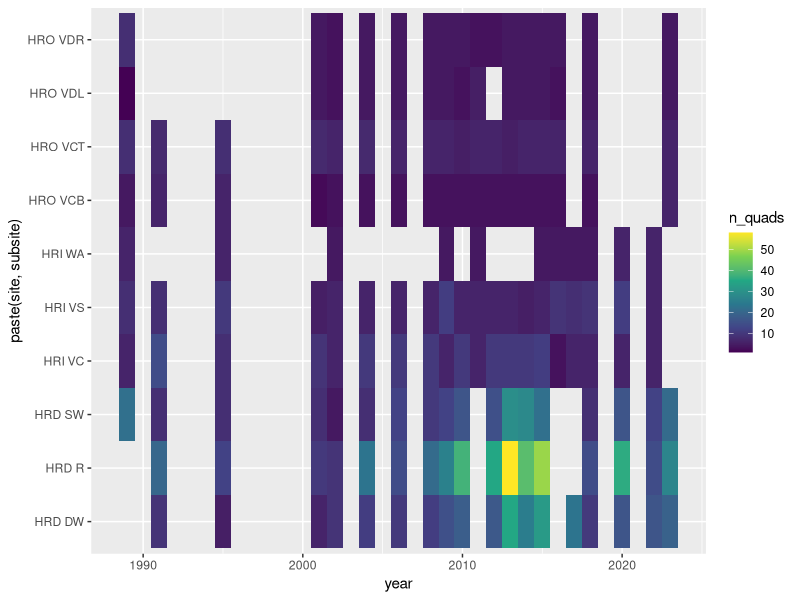
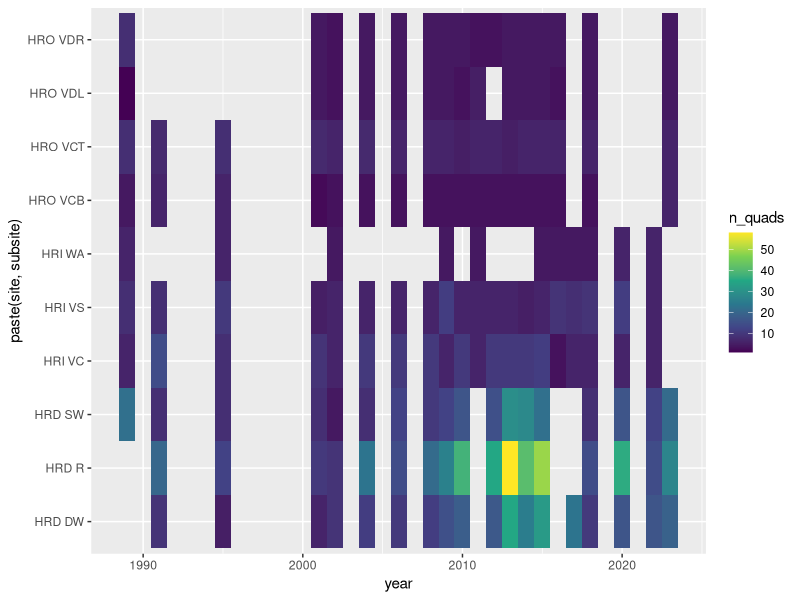
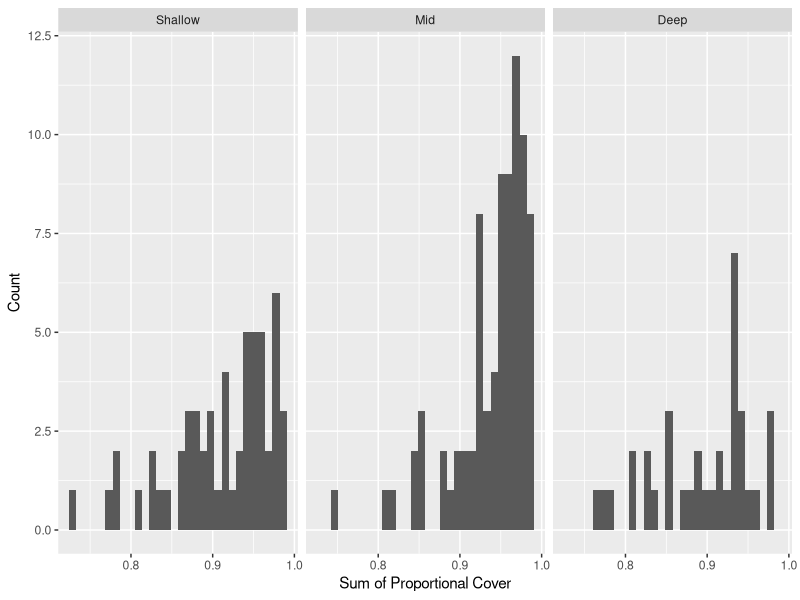
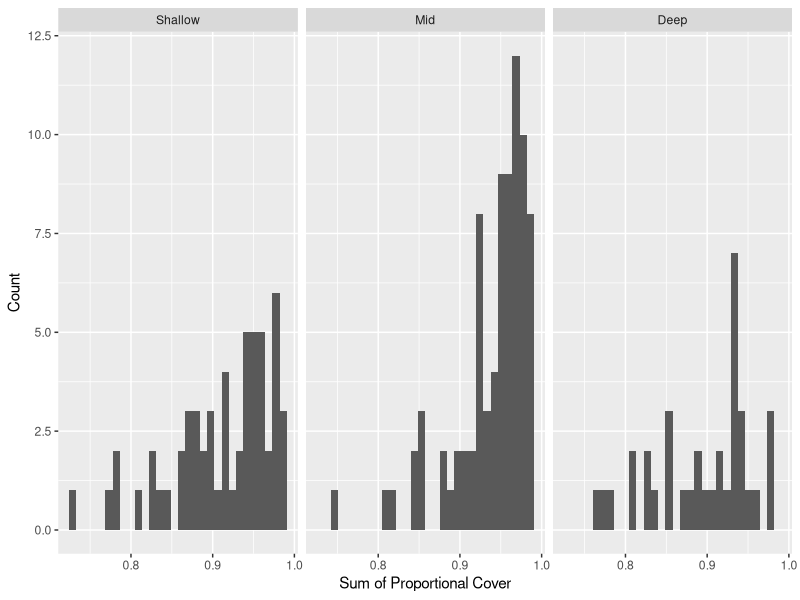

R code for these plots, in order:
#' ---------------------------------------------
#' Generate % Cover data from classification
#' masks done by the segmentation model
#' ---------------------------------------------

library(dplyr)
library(readr)
library(purrr)
library(glue)
library(tidyr)
library(ggplot2)

# classification data
cover_data <- read_csv("data/Photos_to_be_Annotated_predictions_20251023.csv") |>
  rename(image = Image) |>
  separate_wider_delim(image, "/",
                       names = c("site",
                                 "year",
                                 "depth", 
                                 "folder",
                                 "image_name"),
                       cols_remove = FALSE) |>
  select(-folder, -image_name) |>
  mutate(depth = gsub(" .*", "", depth),#trim site name from some
         year = gsub(" .*", "", year),
         site = gsub(" ", "", site)) 
  
# new data for annotations we already did
annotated_cover_data <- read_csv("data/Annotated_photos_predictions_20251023.csv") |>
  rename(image = Image) |>
  mutate(image = gsub("-", "/", image),
         image = gsub("_", "/", image)) |>
  separate_wider_delim(image, "/",
                       names = c("year",
                                 "site",
                                 "depth", 
                                 "image_name"),
                       too_few = "debug",
                       too_many = "merge", # some subsites and image names were split
                       cols_remove = FALSE) |>
  # For some, depths got weird
  mutate(depth = ifelse(grepl("HRDeepP", depth), "Deep", depth)) |>
  mutate(depth = gsub("HRD", "Deep", depth))|> #filename snafu
  #ok, fixed
  select(-c(image_name, image_ok, image_pieces, image_remainder)) |>
  mutate(site = ifelse(site %in% c("DW", "LR", "LRB", "DWB", "DWT", "LRT"),
                   "HRD",
                   site))

all_cover_data <- bind_rows(cover_data, annotated_cover_data) |>
  mutate(image_name = gsub(".*/", "", image)) |>
  mutate(year = as.numeric(year))

##
# write manifest so we have it
##
all_cover_data |>
  group_by(image) |>
  slice(1L) |>
  select(site, year, depth, image) |>
  write_csv("data/manifest_unmarked.csv")

##
# file info
##
manifest <- read_csv("data/manifest_20251023.csv")

# check bad joins - should be nothing
anti_join(manifest, all_cover_data)
anti_join(all_cover_data, manifest)

cover_joined <- left_join(all_cover_data, manifest) |>
  mutate(subsite = ifelse(subsite == "VDRD", "VDR", subsite)) #typo


# see when things were sampled
cover_joined |>
  group_by(site, subsite, year) |>
  summarize(n_quads = n_distinct(image)) |>
  ggplot(
       aes(x = year, 
           y = paste(site, subsite),
           fill = n_quads)) +
  geom_tile() +
  scale_fill_viridis_c()

###
# Get correct total image pixels
# by deleting the FRM and BACK from total image pixels and then 
# filtering BACK out as we no longer need it
###
cover_joined_proportions <- cover_joined |>
  group_by(site, subsite, year, image) |>
  mutate(#BACK_pixels = ifelse(class == "BACK", pixels, 0),  BACK is non-classified species
         framer_pixels = ifelse(class == "FRM", pixels, 0),
         mobile_pixels = ifelse(class %in% c("DROE", "AST"), pixels, 0),
           total_sampled_pixels = `total pixels in image` -
           #sum(BACK_pixels) - #BACK is non-classified species
           sum(mobile_pixels) - 
           sum(framer_pixels)) |>
  ungroup() |>
  filter(!(class %in% c("BACK", "DROE", "AST", "FRM"))) |>
  mutate(proportion = pixels / total_sampled_pixels)

###
# Add zeroes where needed
###

cover_joined_proportions_zeroes <- cover_joined_proportions |>
  # add zeroes
  complete(crossing(nesting(site, subsite, image,
                            depth,
                            year, 
                            image_name, total_sampled_pixels), 
                    class), 
           fill = list(pixels = 0, proportion = 0)) |>
  select(site, subsite, image,
         depth, year, class,
         proportion, pixels, total_sampled_pixels,
         image_name)

##
# expand names of classes to species
##
class_dictionary <- read_csv("data/Merged_Species_list_with_colors.csv") |>
  rename(class = CoralNetCode) |>
  rename_with(tolower)

newclass <- tribble(
  ~genus, ~species, ~class, ~`hex code`,
  "Mussel", "", "MUSS", "#?????"
)

class_dictionary <- bind_rows(class_dictionary, newclass)

#class_dictionary[class_dictionary$class %in% clean_data$class,] |> View()

# join! by class
clean_data_joined <- 
  left_join(cover_joined_proportions_zeroes, class_dictionary) |>
  mutate(species = paste(genus, species)) |>
  select(-genus)|>
  mutate(species = gsub(" $", "", species))

# check for missed classes
clean_data_joined$class[which(is.na(clean_data_joined$`hex code`))] |> unique()

# see unique species
clean_data_joined |> pull(species) |> unique() |> sort()

##
# write our what species we have
##
tibble(species = clean_data_joined$species |>
         unique() |> 
         sort()) |> 
  write_csv("data/unique_species.csv")


##
# add site continuous depth info
##
site_data_dictionary <- 
  read_csv("data/Subsite_Depth_Key.csv")|>
  rename_with(tolower) |>
  rename(depth = depth_category)

aggregated_data_with_info <- 
  left_join(clean_data_joined, site_data_dictionary) 

# check and make sure we didn't miss anything
which(is.na(aggregated_data_with_info$average_depth))

# check and make sure we have at least 1 
# measurement per subsite:site in the dictionary
anti_join(site_data_dictionary, aggregated_data_with_info)

##
# swap species and clean_species
# to avoid future problems of using a "/" in species names
# which makes some functions think we are referencing another
# directory - also prep for thermal info and add a centered year
##
species_names <- read_csv("data/co_occuring_species_20251024_with_new_classes.csv") |>
  select(-coefficients_species)

aggregated_data_with_info_sp <- 
  aggregated_data_with_info |>
  left_join(species_names) |>
  select(-species) |>
  rename(species = clean_species) |>
  mutate( year = as.numeric(year),
          year_cent = year - mean(seq(min(year), max(year), by = 1)))

# check species names
aggregated_data_with_info_sp$species |> unique() |> sort()

##
# write out
##

write_csv(aggregated_data_with_info_sp, "data/substrate_data_long.csv")



##
# Create a subsite aggregated data set
##

subsite_data <- aggregated_data_with_info_sp |>
  # first, how many quads per subsite per year
  group_by(site, subsite, year, year_cent, 
           depth, average_depth) |>
  mutate (n_quads = n_distinct(image))|>
  # now calculate avg porportion
  group_by(site, subsite, year, year_cent, 
           depth, average_depth,
           class, species, gen_spp) |>
  summarize(n_quads = n_quads[1],
            proportion = sum(proportion)/n_quads[1]) |> 
  ungroup()

# check and make sure things sum to one
subsite_data |>
  group_by(site, subsite, year, year_cent, 
           depth, average_depth) |>
  summarize(total = sum(proportion)) |>
  pull(total)

# see when things were sampled
ggplot(subsite_data,
       aes(x = year, 
           y = paste(site, subsite),
           fill = n_quads)) +
  geom_tile() +
  scale_fill_viridis_c()

##
# Add thermal preference data
##
thermal_data <- read_csv("data/Occurrence_based_species_thermal_indicies_Photos_100825.csv") |>
  select(gen_spp, species_id, n_obis_rec,
         BO21_tempmax_bdmean_mean, BO21_tempmax_bdmin_mean, BO21_tempmax_bdmin_max,
         BO21_tempmax_bdmean_q5, BO21_tempmax_bdmean_q95)

subsite_data_thermal <- 
  left_join(subsite_data, thermal_data)

##
# write out
##
write_csv(subsite_data_thermal, "data/substrate_data_subsite_long.csv")


##
# cover dist
##
subsite_data_thermal |>
  group_by(site, year, subsite, depth) |>
  summarize(cover = sum(proportion)) |>
  ggplot(aes(x = cover)) +
  geom_histogram() +
  labs(x = "Sum of Proportional Cover", y = "Count") +
  facet_wrap(vars(forcats::fct_rev(depth)))

ggsave("figures/total_cover_histogram.jpg", width = 8, height = 4)
